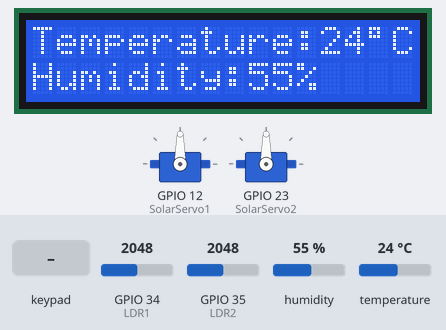
Recording of a sketch running on a simulated ESP32. Parts: 16×2 character LCD, 2 × servo. The inputs (shaded band) are chosen by the test bench; at power-on: GPIO 34 (LDR1) = 2048, GPIO 35 (LDR2) = 2048, humidity 55 %, temperature 24 °C. What the sketch prints to the serial monitor is not drawn.

Above: at 4.4 s.
4.5 s: key 'A' pressed
7.5 s: keypad keys 0 1 2 3 pressed 0.4 s apart
At 8.9 s:
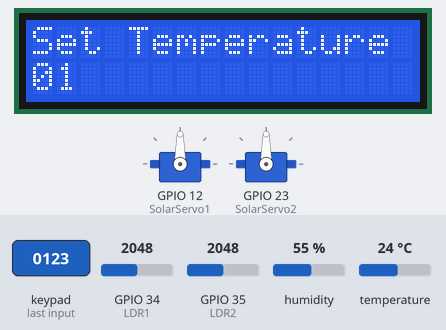
At 11.2 s:
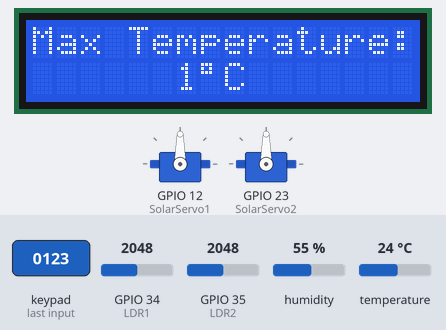
Timing chart, 0 to 12.7 s (numbered marks = the images above; inputs shaded):
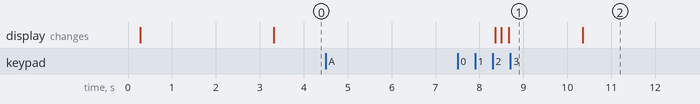

The sketch:

solar.ino
```cpp
#include <DHT.h>
#include <LiquidCrystal_I2C.h>
#include <Wire.h>
#include <Keypad_I2C.h>
#include <Keypad.h>
#include <Servo.h>

#define I2C_Addr_KEYPAD 0x20
#define I2C_Addr_LCD 0x27

// Setup sensors
/*
DHT22 - pin 13

LDR1 - pin 34
LDR2 - pin 35
LCD & keypad
  SDA - pin 21
  SCL - pin 22
fans - pin 4
servo
    pin 12
    pin 23

*/

DHT HT_Sensor(13, DHT22);  //Temperature, Humidity sensor
int LDR1 = 34;
int LDR2 = 35;
int FAN = 4;


// Setup keypad
const byte NbrRows = 4;     // Number of Rows
const byte NbrColumns = 4;  // Number of Columns

char KeyPadLayout[NbrRows][NbrColumns] = {
  { '1', '2', '3', 'A' },
  { '4', '5', '6', 'B' },
  { '7', '8', '9', 'C' },
  { '*', '0', '#', 'D' }
};

byte PinsLines[NbrRows] = { 0, 1, 2, 3 };       //  ROWS Pins
byte PinsColumns[NbrColumns] = { 4, 5, 6, 7 };  //  COLUMNS Pins

LiquidCrystal_I2C LCD(I2C_Addr_LCD, 16, 2);  //LCD Display parameters
Keypad_I2C i2cKeypad(makeKeymap(KeyPadLayout), PinsLines, PinsColumns, NbrRows, NbrColumns, I2C_Addr_KEYPAD);

Servo SolarServo1;
Servo SolarServo2;

// functions
void LDRinit();
void LCDinit();
void KeyPadinit();
void displayTempHumi(int, int);
int inputVerify(char);
void getTemperature();
void controlTemperature(int);
void Animate();
void image01();
void image02();
void turnSolarPanel();

// Variables
int maxTemp = 40;

double Kp = 2;
double Kd = 2;
double Ki = 0.1;
double PreError = 0;
double TotError = 0;

bool fram = true;

int Def_Servo1 = 90;
int Def_Servo2 = 90;

void setup() {
  // put your setup code here, to run once:
  Serial.begin(9600);

  // setup fans
  pinMode(FAN, OUTPUT);
  digitalWrite(FAN, HIGH);

  delay(200);
  // Start DHT22 sensor
  HT_Sensor.begin();
  // Start I2C bus
  Wire.begin(21, 22);
  Serial.println("Start program");
  LDRinit();
  LCDinit();
  KeyPadinit();
  SolarServo1.attach(12);
  SolarServo2.attach(23);
  SolarServo1.write(Def_Servo1);
  SolarServo2.write(Def_Servo2);
  Serial.println("Start lcd");
  LCD.print("    Welcome!");

  delay(3000);
  LCD.clear();
}

void loop() {
  Serial.println("begin of loop");
  // put your main code here, to run repeatedly:
  LCD.setCursor(0, 1);

  // Read temperature, humidity
  int Humidity = HT_Sensor.readHumidity();
  int Temperature = HT_Sensor.readTemperature();
  // Display temperature and humidity
  displayTempHumi(Temperature, Humidity);

  delay(5000);

  // Set temperature
  getTemperature();

  displayTempHumi(Temperature, Humidity);
  controlTemperature(Temperature);
  delay(2000);
  // Rotate solar panel
  turnSolarPanel();

  delay(5000);
}

void LDRinit() {
  pinMode(LDR1, INPUT);
  pinMode(LDR2, INPUT);
}

void LCDinit() {
  LCD.init();
  LCD.backlight();
  LCD.setCursor(0, 0);
}

void KeyPadinit() {
  i2cKeypad.begin();  // Start i2cKeypad
}

void displayTempHumi(int temperature, int humidity) {
  LCD.setCursor(0, 0);
  LCD.print("Temperature:");
  LCD.print(temperature);
  LCD.print((char)223);
  LCD.print("C");
  LCD.setCursor(0, 1);
  LCD.print("Humidity:");
  LCD.print(humidity);
  LCD.print("%");
}

void getTemperature() {
  unsigned long startTime = millis();  //get the start time
  char KeyRead = i2cKeypad.getKey();
  // Wait until press A
  LCD.clear();
  LCD.setCursor(0, 0);
  LCD.print("Press A to setup");
  LCD.setCursor(0, 1);
  LCD.print("Temperature.");

  while (KeyRead == NO_KEY && (millis() - startTime) < 10000) {  //wait for input for 10 seconds
    KeyRead = i2cKeypad.getKey();                                //get the keypad input again
  }

  if (KeyRead != NO_KEY) {
    Serial.println(KeyRead);
    if (KeyRead == 'A') {
      LCD.clear();
      LCD.setCursor(0, 0);
      LCD.print("Set Temperature");
      LCD.setCursor(0, 1);

      char input[3];  // array to store the input
      int i = 0;      // index variable for the array

      startTime = millis();                              // reset timer
      while (i < 2 && (millis() - startTime) < 30000) {  //wait for input for 30 seconds

        char newKey = i2cKeypad.getKey();

        if (newKey != NO_KEY && isDigit(newKey)) {  // if a digit key is pressed
          input[i] = newKey;                        // store the digit in the array
          Serial.print(newKey);                     // print the digit to the serial monitor
          LCD.print(newKey);                        // Print in the LCD
          i++;                                      // increment the index variable
        } else if (newKey != NO_KEY) {
          int state = inputVerify(newKey);
          /*
           1 - Done
           2 - Restart
           3 - Not yet configured
           0 - Not a specific key */

          if (state == 0) continue;
          else if (state == 1) break;
          else if (state == 2) {
            i = 0;
            LCD.clear();
            LCD.setCursor(0, 0);
            LCD.print("Set Temperature");
            LCD.setCursor(0, 1);
          }
        }
      }

      startTime = millis();  // reset timer
      char confirmKey = i2cKeypad.getKey();
      while (confirmKey == NO_KEY && (millis() - startTime) < 5000 && inputVerify(confirmKey)) {  // Wait either 5 seconds or user input A, D or #
        confirmKey = i2cKeypad.getKey();
      }
      if (confirmKey != NO_KEY) {
        int state = inputVerify(confirmKey);
        /*
        1 - Done
        2 - Restart
        3 - Not yet configured
        0 - Not a specific key */

        if (state == 2) {
          LCD.clear();
          LCD.setCursor(0, 0);
          LCD.print("Temperature did");
          LCD.setCursor(0, 1);
          LCD.print("not set.");
          delay(2500);
          return;
        } else if (state == 1) {
          input[2] = '\0';        // add null character at the end of the array
          maxTemp = atoi(input);  // convert the input to an integer
          maxTemp = (maxTemp == 0) ? 40 : maxTemp;
          delay(1500);
          LCD.clear();
          LCD.print("Max Temperature: ");
          LCD.setCursor(6, 1);
          LCD.print(String(maxTemp));
          LCD.print((char)223);
          LCD.print("C");
          Serial.println();
          Serial.print("Max Temperature: ");
          Serial.println(maxTemp);
          delay(3500);
          return;
        }
      }
      input[2] = '\0';        // add null character at the end of the array
      maxTemp = atoi(input);  // convert the input to an integer
      maxTemp = (maxTemp == 0) ? 40 : maxTemp;
      delay(1500);
      LCD.clear();
      LCD.print("Max Temperature: ");
      LCD.setCursor(6, 1);
      LCD.print(String(maxTemp));
      LCD.print((char)223);
      LCD.print("C");
      Serial.println();
      Serial.print("Max Temperature: ");
      Serial.println(maxTemp);
      delay(3500);
      return;
    } else if (KeyRead == '*') {
      SolarServo1.write(90);
      SolarServo2.write(90);
    }

    delay(1000);
  }
}

int inputVerify(char key) {
  char specificKeys[] = { 'A', '#', 'D' };
  boolean keyFound = false;

  for (int j = 0; j < sizeof(specificKeys); j++) {
    if (key == specificKeys[j]) {
      Serial.println("Special key found");
      keyFound = true;
      break;
    }
  }
  if (keyFound) {
    if (key == 'A') {
      /* Restart */
      return 2;
    } else if (key == '#') {
      /* Do something */
      return 3;
    } else if (key == 'D') {
      /* Done */
      return 1;
    } else {
      /* Not a specific key */
      return 0;
    }
  }
}

// Function for rotate solar panel by rotating two servo motors
void turnSolarPanel() {
  // inital reading of ldr
  int LDRLeft = analogRead(LDR1);
  int LDRRight = analogRead(LDR2);
  int diff = (LDRRight >= LDRLeft) ? LDRRight - LDRLeft : LDRLeft - LDRRight;

  Serial.print(LDRLeft);
  Serial.print("      ");
  Serial.println(LDRRight);

  // While the change is not in desireable range, rotate the solar panel
  while (diff > 50) {
    Serial.print(LDRLeft);
    Serial.print("      ");
    Serial.println(LDRRight);

    if (LDRLeft > LDRRight) {
      if (Def_Servo1 < 135 && Def_Servo2 > 45) {
        // Rotate the servo motors in two side
        // One in clockwise and other is anticlockwise
        Def_Servo1 = Def_Servo1 + 1;
        Def_Servo2 = Def_Servo2 - 1;
      }
      SolarServo1.write(Def_Servo1);
      SolarServo2.write(Def_Servo2);
    }
    if (LDRLeft < LDRRight) {
      if (Def_Servo1 > 45 && Def_Servo2 < 135) {
        // Rotate the servo motors in two side
        // One in clockwise and other is anticlockwise
        Def_Servo1 = Def_Servo1 - 1;
        Def_Servo2 = Def_Servo2 + 1;
      }
      SolarServo1.write(Def_Servo1);
      SolarServo2.write(Def_Servo2);
    }
    /***** Reduce this delay to speed up solar panel rotation speed ******/
    delay(50);
    LDRLeft = analogRead(LDR1);
    LDRRight = analogRead(LDR2);
    diff = (LDRRight >= LDRLeft) ? LDRRight - LDRLeft : LDRLeft - LDRRight;

    // When the light intensity change is large, but the servo can't rotate anymore break the loop
    if (Def_Servo1 < 47 || Def_Servo1 > 133 || Def_Servo2 < 47 || Def_Servo2 > 133) {
      break;
    }
  }
}

void controlTemperature(int Temperature) {
  if (Temperature > maxTemp) {
    // turn on fans
    // Animate();
    digitalWrite(FAN, LOW);
  } else {
    digitalWrite(FAN, HIGH);
    //until.
  }
  delay(1000);
}

double PID(int setpoint, int feedback) {
  double error = setpoint - feedback;

  double Pterm = error * Kp;
  double Iterm = TotError * Ki;
  double Dterm = (error - PreError) * Kd;

  double pidVal = Pterm + Iterm + Dterm;

  PreError = error;
  TotError += error;

  return pidVal;
}

void Animate() {
  if (fram) {
    image01();
    fram = false;
  } else {
    image02();
    fram = true;
  }
}
void image01() {
  byte img01[] = { B00000, B01110, B11011, B10101, B11011, B01110, B00000, B00000 };
  LCD.createChar(0, img01);
  LCD.setCursor(15, 0);
  LCD.write(byte(0));
}
void image02() {
  byte img02[] = { B00000, B01110, B10101, B11111, B10101, B01110, B00000, B00000 };
  LCD.createChar(0, img02);
  LCD.setCursor(15, 0);
  LCD.write(byte(0));
}
```

Measured:
- after the input at 4.5 s, every drawn part: stays the same
- after the input at 7.5 s, the display: first differs from a run without the input after 0.99 s (image 1 shows a later state)
